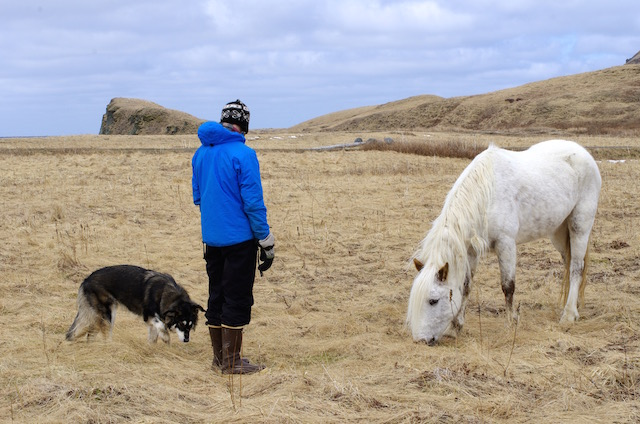
#> input picture person_test.jpg, 640 x 424 px, given in place of the camera
$ python personDetectionTest.py
#> lines starting #> are read from the running program, lines starting #| are printed output that depends on the picture; after the words box and inside, x2 and y2 are one past the last pixel; in counts of white or black regions, pixels touching at a corner belong together
import cv2
import os
import time

# Initialize the background subtractor
fgbg = cv2.createBackgroundSubtractorMOG2(history=500, varThreshold=100, detectShadows=True)

# Define the webcam device
camera_index = "/dev/video0"  # Adjust if necessary
cap = cv2.VideoCapture(camera_index)

if not cap.isOpened():
    print(f"Error: Could not open camera {camera_index}")
    exit()

# Capture an initial image
ret, frame = cap.read()
#> frame is the input picture: shape (424, 640, 3); mean B, G, R 154.7, 160.1, 166.5
if not ret:
    print("Error: Could not capture image.")
    cap.release()
    exit()

# Save the temporary image
image_path = "temp_capture.jpg"
cv2.imwrite(image_path, frame)

# Convert to grayscale
gray = cv2.cvtColor(frame, cv2.COLOR_BGR2GRAY)
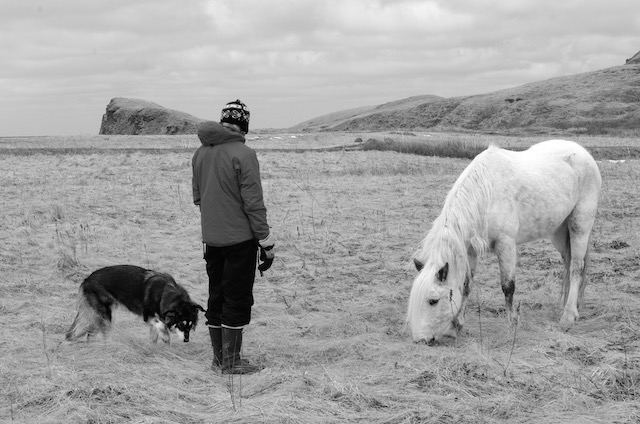
#> gray: shape (424, 640); min 0, max 255, mean 161.4

# Apply background subtraction to detect movement
fgmask = fgbg.apply(frame)
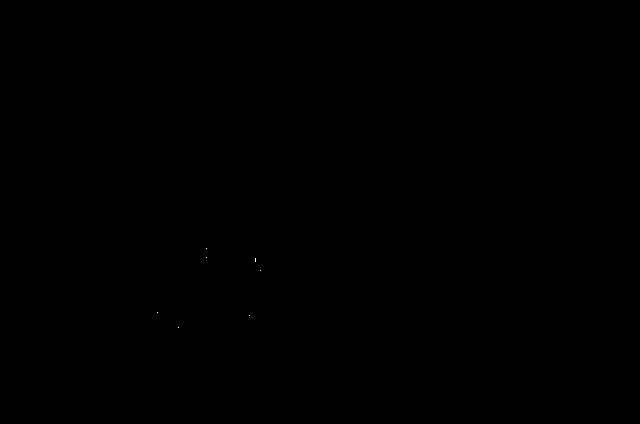
#> fgmask: shape (424, 640); values 127 (black) and 255 (white), 0% white in thin lines or dots, all inside (x1, y1, x2, y2) = (157, 248, 261, 328)

# Apply thresholding to remove noise
_, thresh = cv2.threshold(fgmask, 200, 255, cv2.THRESH_BINARY)

# Find contours (possible human outlines)
contours, _ = cv2.findContours(thresh, cv2.RETR_EXTERNAL, cv2.CHAIN_APPROX_SIMPLE)
#> contours = 7 contours, all with area under 20

# Filter out small contours (to detect people at a distance)
person_detected = False
for contour in contours:
    area = cv2.contourArea(contour)
    if area > 3000:  # Adjust this value for better distance tuning
        person_detected = True
        break
#> this loop made 7 passes
#> contour on passes 1 to 7: [[178, 327]], [[249, 315]], [[157, 312]], [[260, 270]], [[255, 258], [255, 261]], [[206, 257]], [[206, 248]]

# Print result and delete image if no person is detected
if person_detected:
    print("Person Detected!")
else:
    #os.remove(image_path)
    print("No person detected. Image deleted.")

# Release camera
cap.release()
